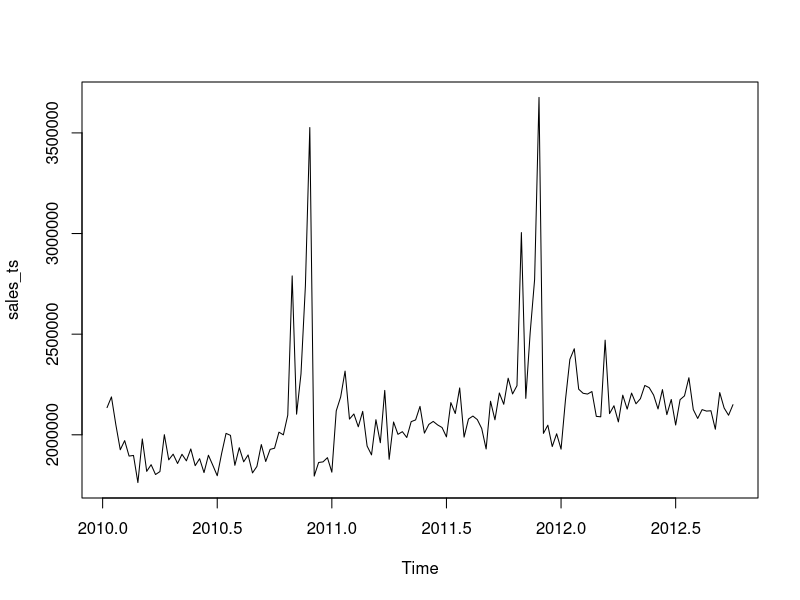
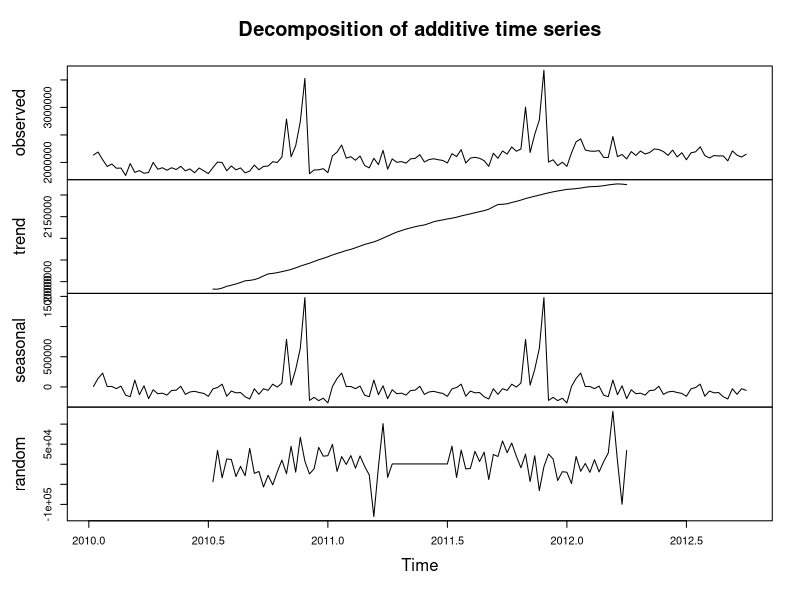
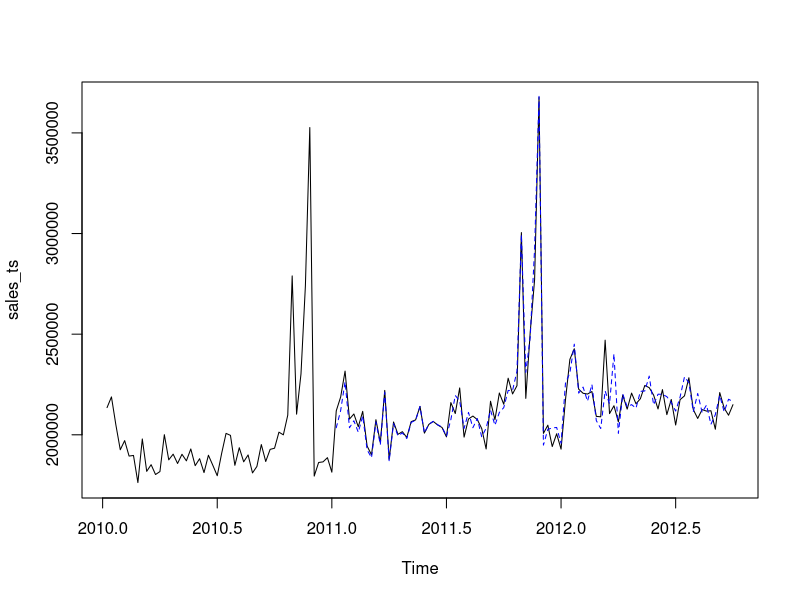
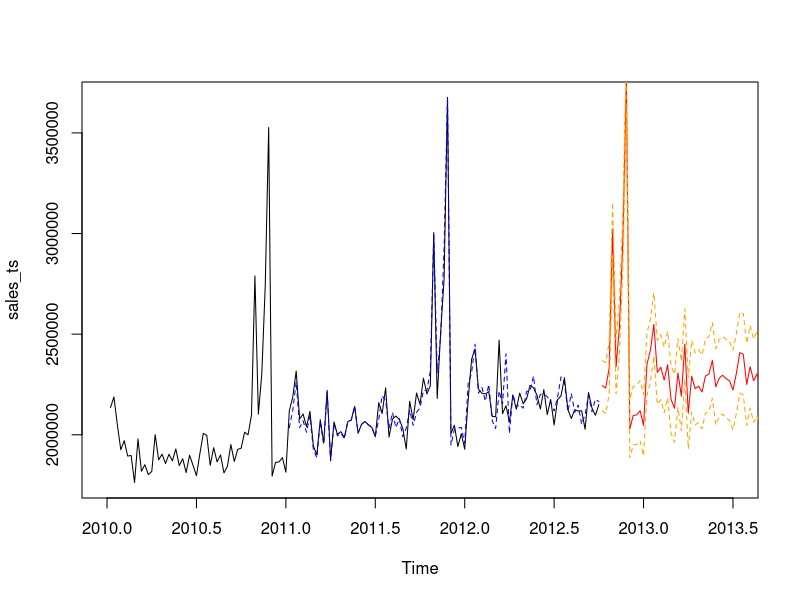
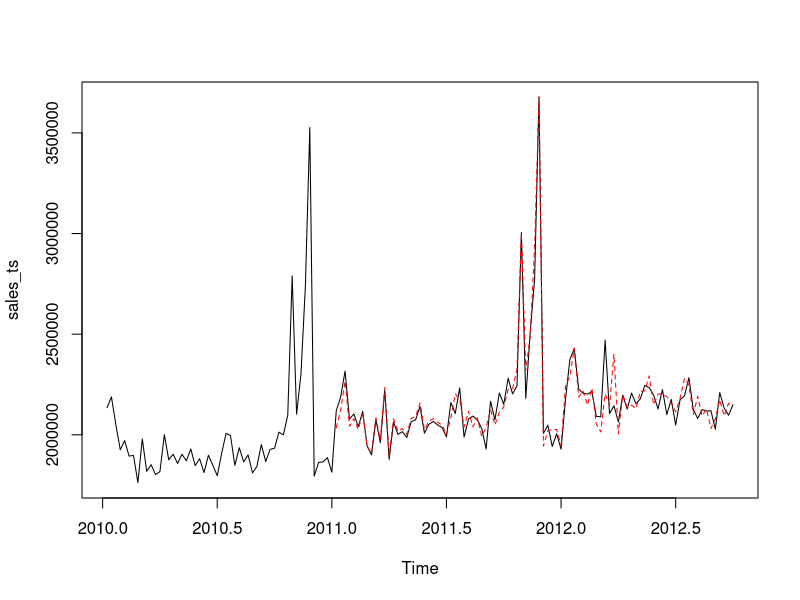
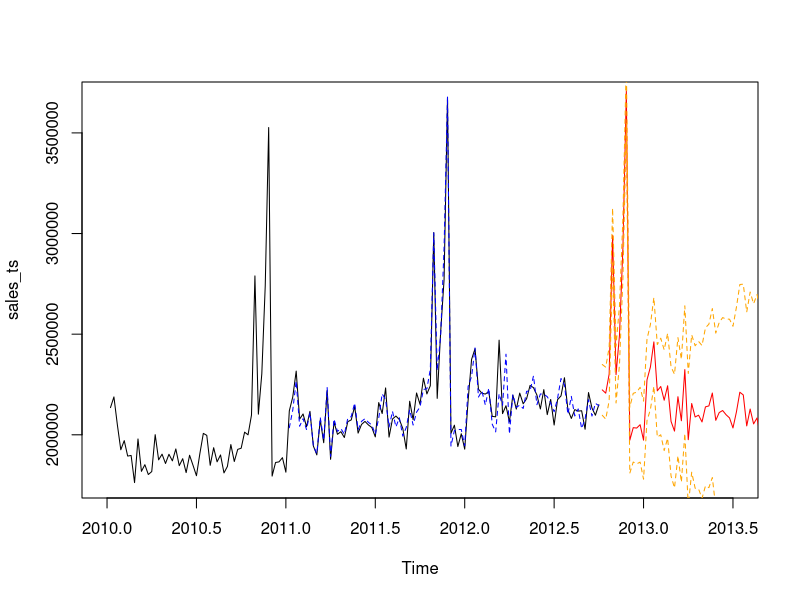
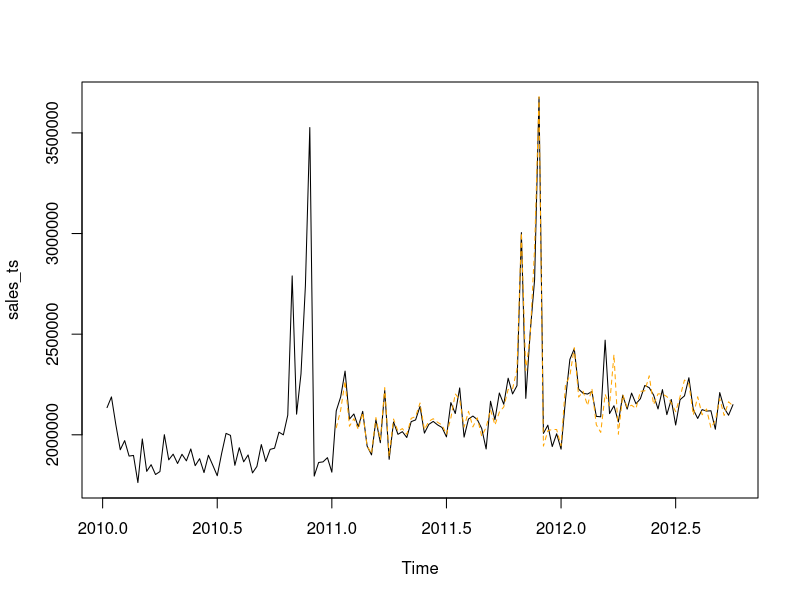
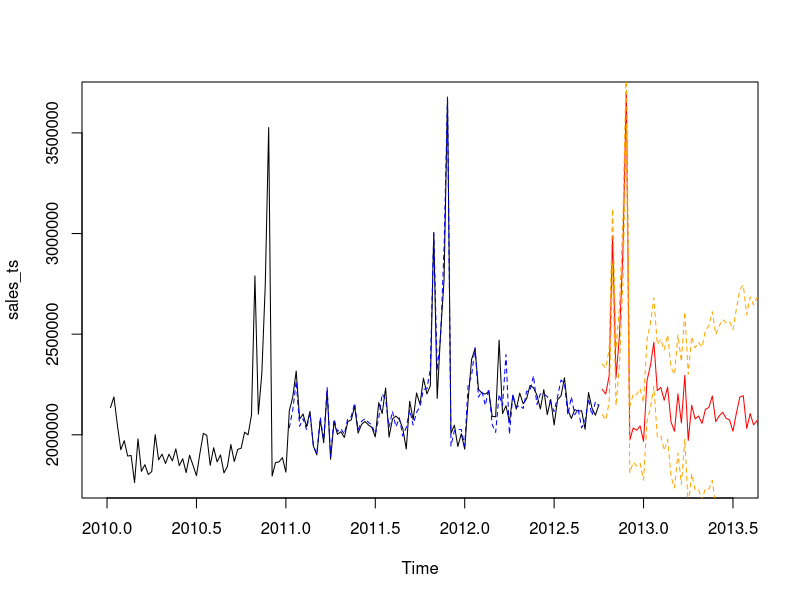

Write the R code that produced these figures, in order.
## ---- chunk 1
knitr::opts_chunk$set(echo = TRUE)
## ---- chunk 2
library(forecast)
df <- read.csv('sales.csv')
head(df)
## ---- chunk 3
sales <- df$Sales
head(sales)
## ---- chunk 4
sales_ts <- ts(sales, frequency = 52, start=c(2010, 2, 5))
sales_ts
## ---- chunk 5
plot.ts(sales_ts)
## ---- chunk 6
sales_ts_component<-decompose(sales_ts)
plot(sales_ts_component)
## ---- chunk 7
Single_exponential_smoothing <- HoltWinters(sales_ts, alpha=0.2, beta=0, gamma=0)

plot(sales_ts)
lines(Single_exponential_smoothing$fitted[,1], lty=2, col="blue")
## ---- chunk 8

Single_exponential_smoothing.pred <- predict(Single_exponential_smoothing, 56 , prediction.interval = TRUE, level=0.95)
#Visually evaluate the prediction
plot(sales_ts , xlim=c(2010,2013.5))
lines(Single_exponential_smoothing$fitted[,1], lty=2, col="blue")
lines(Single_exponential_smoothing.pred[,1], col="red")
lines(Single_exponential_smoothing.pred[,2], lty=2, col="orange")
lines(Single_exponential_smoothing.pred[,3], lty=2, col="orange")
## ---- chunk 9

Double_exponential_smoothing <- HoltWinters(sales_ts, alpha=0.2, beta=0.1, gamma=0)

plot(sales_ts)
lines(Double_exponential_smoothing$fitted[,1], lty=2, col="red")
## ---- chunk 10
Double_exponential_smoothing.pred <- predict(Double_exponential_smoothing, 56 , prediction.interval = TRUE, level=0.95)

plot(sales_ts , xlim=c(2010,2013.5))
lines(Double_exponential_smoothing$fitted[,1], lty=2, col="blue")
lines(Double_exponential_smoothing.pred[,1], col="red")
lines(Double_exponential_smoothing.pred[,2], lty=2, col="orange")
lines(Double_exponential_smoothing.pred[,3], lty=2, col="orange")
## ---- chunk 11

Triple_exponential_smoothing <- HoltWinters(sales_ts, alpha=0.2, beta=0.1, gamma=0.1)

plot(sales_ts)
lines(Triple_exponential_smoothing$fitted[,1], lty=2, col="orange")
## ---- chunk 12
Triple_exponential_smoothing_pred <- predict(Triple_exponential_smoothing, 56 , prediction.interval = TRUE, level=0.95)
plot(sales_ts , xlim=c(2010,2013.5))
lines(Triple_exponential_smoothing$fitted[,1], lty=2, col="blue")
lines(Triple_exponential_smoothing_pred[,1], col="red")
lines(Triple_exponential_smoothing_pred[,2], lty=2, col="orange")
lines(Triple_exponential_smoothing_pred[,3], lty=2, col="orange")
## ---- chunk 13
lm_pred <- lm(formula=Sales ~ .-X-Date,data=df)
summary(lm_pred)
#Plot the predicted values against original
library(ggplot2)
ggplot(df, aes(x=predict(lm_pred), y= Sales)) +
geom_point() +
geom_abline(intercept=0, slope=1) +
labs(x='Predicted Values', y='Actual Values', title='Predicted vs. Actual Values')
## ---- chunk 14
library(forecast)

laptop <- df$Laptop_Demand
laptop_ts <- ts(laptop, frequency = 12)


plot(laptop_ts)

### ARIMA is used to forecast the above timeseries as we are predicting futur values using the past.
mymodel <- auto.arima(laptop_ts)

forecast_future <- forecast(mymodel, level=c(95), h=143)
forecast_future
## ---- chunk 15
library("Metrics")
#For regression Model
sprintf("MAPE value for regression model is: %f",mape(sales_ts,lm_pred$fitted))
sprintf("RMSE value for Regression model is: %f",rmse(sales_ts,lm_pred$fitted))

#For Single Exponential Smoothing Model
sprintf("MAPE value for Single Exponential smoothing model is: %f",mape(sales_ts,Single_exponential_smoothing$fitted))
sprintf("RMSE value for Single Exponential smoothing model is: %f",rmse(sales_ts,Single_exponential_smoothing$fitted))

#For Double Exponential Smoothing Model
sprintf("MAPE value for Double Exponential smoothing model is: %f",mape(sales_ts,Double_exponential_smoothing$fitted))
sprintf("RMSE value for Double Exponential smoothing model is: %f",rmse(sales_ts,Double_exponential_smoothing$fitted))

#For Triple Exponential Smoothing Model
sprintf("MAPE value for Triple Exponential smoothing model is: %f",mape(sales_ts,Triple_exponential_smoothing$fitted))
sprintf("RMSE value for Triple Exponential smoothing model is: %f",rmse(sales_ts,Triple_exponential_smoothing$fitted))
